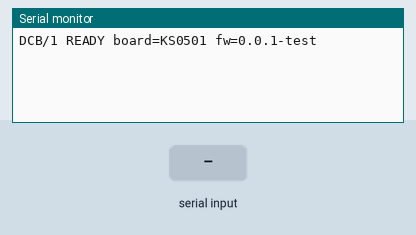
A sketch run on a simulated Arduino Uno, built with avr-gcc and run on an emulated ATmega328P. Parts: the last lines printed to the serial monitor. The inputs (shaded band) are chosen by the test bench.

Above: at 1.2 s.
1.3 s: "HELLO DCB/1\n" received over Serial
At 2.5 s:
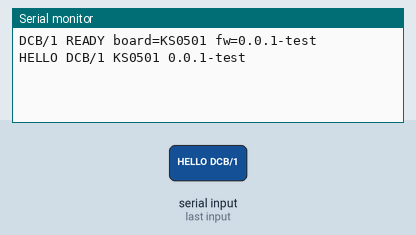
2.8 s: "PING \n" received over Serial
At 3.9 s:
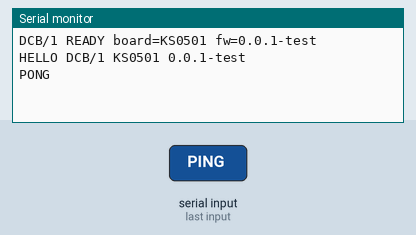
4.3 s: "1\n" received over Serial
At 5.0 s:
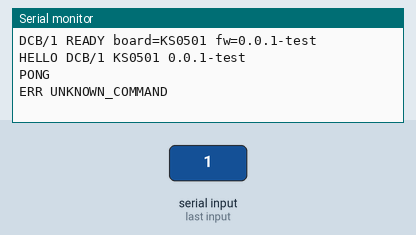

The sketch:

board-identification.ino
```cpp
// Temporary first-flash sketch used to prove the Uno-compatible upload path
// and the DCB/1 serial handshake before the complete firmware is introduced.

#include <Arduino.h>
#include <string.h>

namespace {
constexpr unsigned long kBaudRate = 115200;
constexpr char kReadyMessage[] = "DCB/1 READY board=KS0501 fw=0.0.1-test";
constexpr size_t kLineCapacity = 64;

char lineBuffer[kLineCapacity];
size_t lineLength = 0;

void processLine() {
  lineBuffer[lineLength] = '\0';

  if (strcmp(lineBuffer, "HELLO DCB/1") == 0) {
    Serial.println(F("HELLO DCB/1 KS0501 0.0.1-test"));
  } else if (strncmp(lineBuffer, "PING ", 5) == 0) {
    Serial.print(F("PONG "));
    Serial.println(lineBuffer + 5);
  } else if (lineLength > 0) {
    Serial.println(F("ERR UNKNOWN_COMMAND"));
  }

  lineLength = 0;
}
}  // namespace

void setup() {
  Serial.begin(kBaudRate);
  Serial.println(kReadyMessage);
}

void loop() {
  while (Serial.available() > 0) {
    const char value = static_cast<char>(Serial.read());
    if (value == '\n') {
      processLine();
    } else if (value != '\r') {
      if (lineLength < kLineCapacity - 1) {
        lineBuffer[lineLength++] = value;
      } else {
        lineLength = 0;
        Serial.println(F("ERR LINE_TOO_LONG"));
      }
    }
  }
}
```

Measured:
- after the input at 1.3 s, the serial monitor: prints a new line at once (image 1)
- after the input at 2.8 s, the serial monitor: prints a new line at once (image 2)
- after the input at 4.3 s, the serial monitor: prints a new line at once (image 3)
